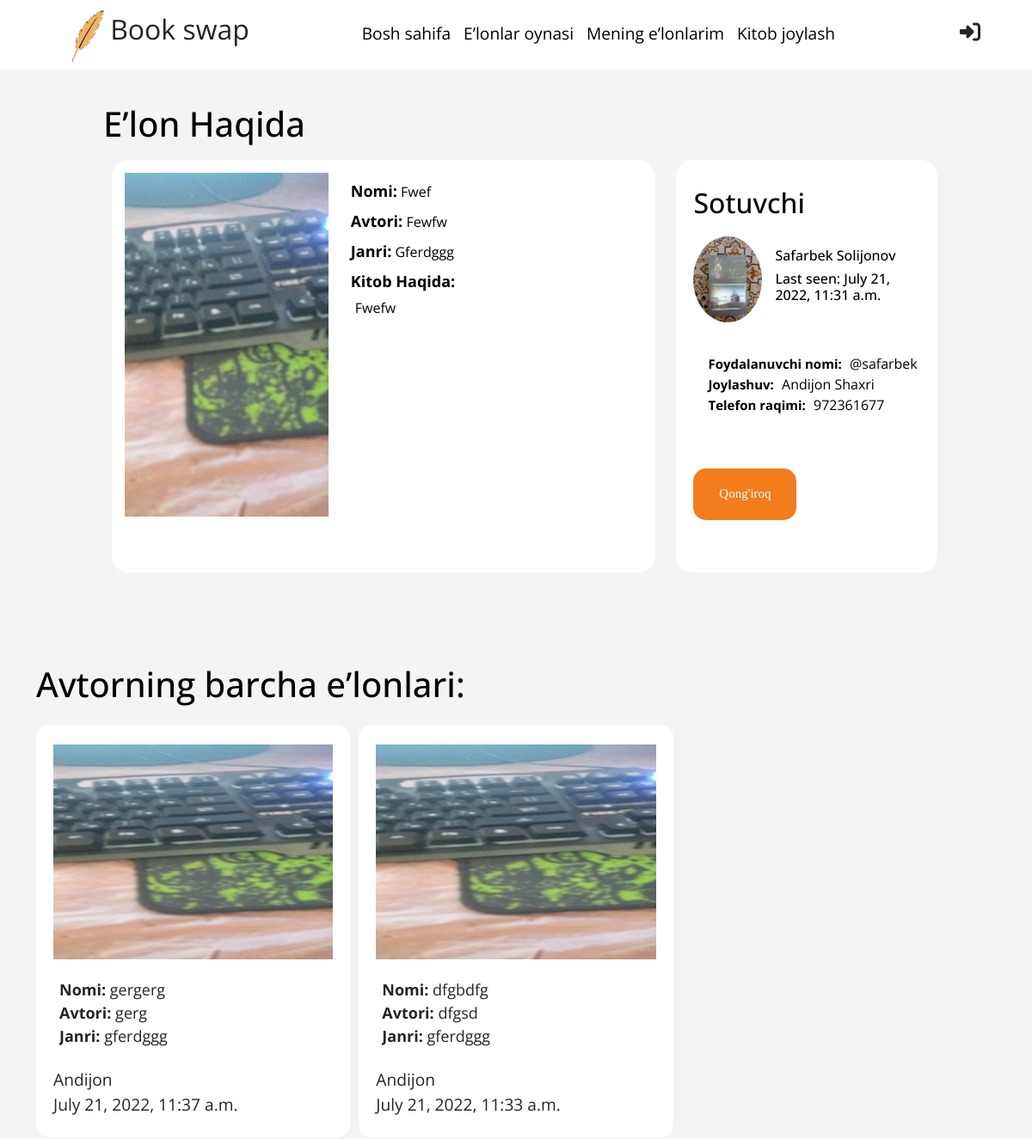
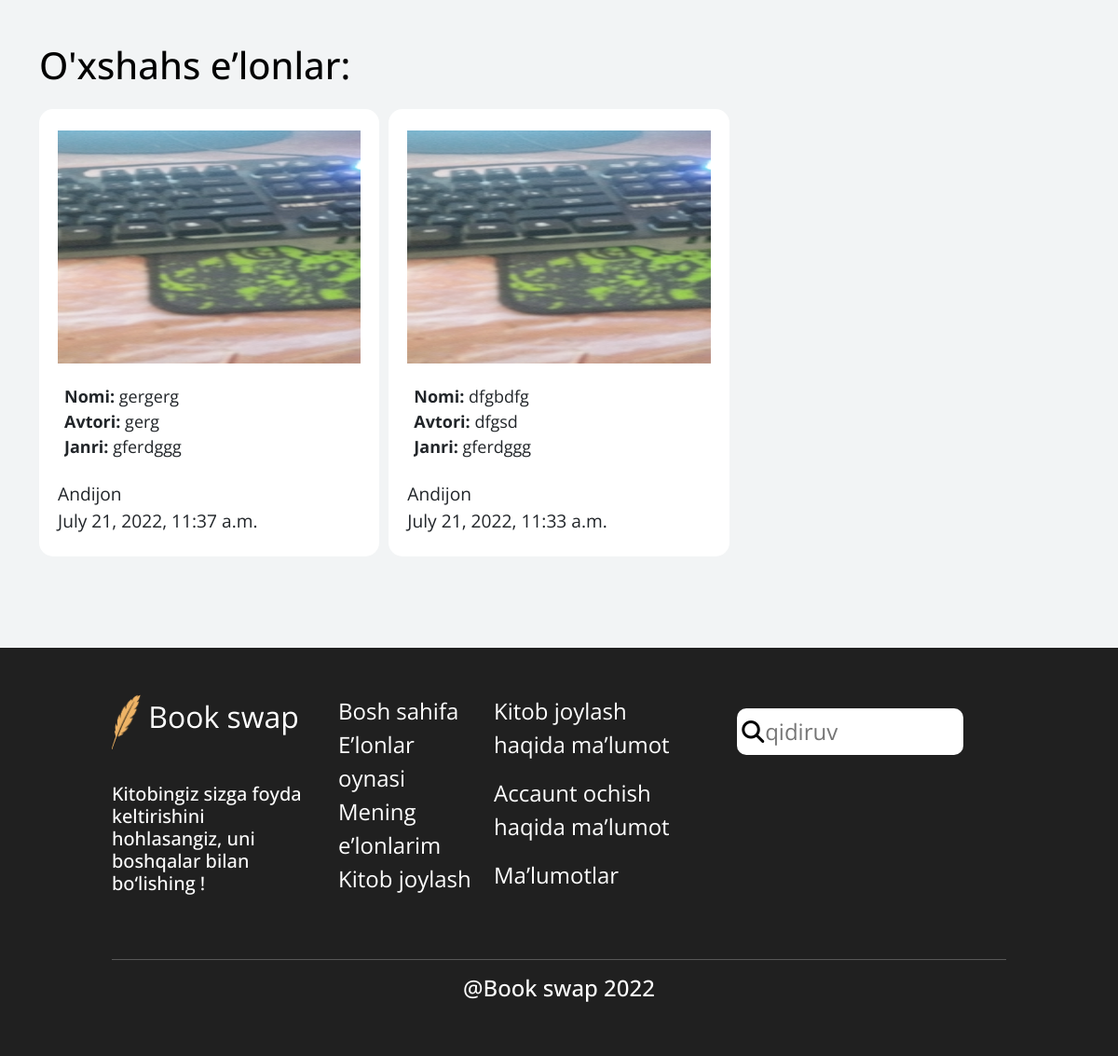
Screenshot of /book-list/fwef with the database file from the repository (2 pictures, top to bottom).
### main/models.py (models this page shows, shortened)
class Book(models.Model):
    ADDRESS = (
		('Andijon', 'Andijon'),
		('Namangan', 'Namangan'),
		('Samarqand', 'Samarqand'),
		('Tashkent', 'Tashkent'),
		('Jizzax', 'Jizzax'),
		('Surxondaryo', 'Surxondaryo'),
		('Navoiy', 'Navoiy'),
		('Xorazm', 'Xorazm'),
		('Qashqadaryo', 'Qashqadaryo'),
		('Buxoro', 'Buxoro'),
		('Sirdaryo', 'Sirdaryo'),
		('Fargona', 'Fargona'),
	)
    author = models.ForeignKey(User, on_delete=models.CASCADE, related_name="books", default=None, null=True)
    slug = models.SlugField("Slug", max_length=256, blank=True, unique=True)
    title = models.CharField("Title", max_length=256)
    author_pen = models.CharField("Book Author", max_length=100)
    location = models.CharField('loacation', max_length=256,  choices=ADDRESS)
    genre = models.ForeignKey(Genre, on_delete=models.CASCADE, related_name="books", default=None, null=True)
    description = models.TextField("Description", max_length=200)
    image = models.ImageField("Image", upload_to="book_images")
    created_at = models.DateTimeField("Created time", auto_now_add=True)
    likes_count = models.PositiveIntegerField("Likes", default=0)
    is_checked = models.BooleanField(default=False)
    is_ban = models.BooleanField(default=False)
    class Meta:
        ordering = ['-id']
        db_table = "book"
        unique_together = ["slug"]
        verbose_name = "book"
        verbose_name_plural = "books"

class Genre(models.Model):
    title = models.CharField("Title", max_length=256)
    slug = models.SlugField("Slug", max_length=256, blank=True)
    def __str__(self):
        return f"{self.title}"
    class Meta:
        db_table = "genre"
        verbose_name = "genre"
        verbose_name_plural = "genres"

### account/models.py (models this page shows, shortened)
class User(AbstractUser):
	GENDER = (
		('Ayol', 'Ayol'),
		('Erkak', 'Erkak'),
	)
	ADDRESS = (
		('Andijon', 'Andijon'),
		('Namangan', 'Namangan'),
		('Samarqand', 'Samarqand'),
		('Tashkent', 'Tashkent'),
		('Jizzax', 'Jizzax'),
		('Surxondaryo', 'Surxondaryo'),
		('Navoiy', 'Navoiy'),
		('Xorazm', 'Xorazm'),
		('Qashqadaryo', 'Qashqadaryo'),
		('Buxoro', 'Buxoro'),
		('Sirdaryo', 'Sirdaryo'),
		('Fargona', 'Fargona'),
	)
	name = models.CharField("Name", max_length=256)
	surname = models.CharField("Surname", max_length=256)
	username = models.CharField("Username", max_length=256, unique=True, null=True)
	age = models.PositiveIntegerField("Age", null=True)
	phone = models.CharField("Phone", max_length=18)
	avatar = models.ImageField("Image", upload_to="user-images/", null=True, blank=True, default='default.png')
	gender = models.CharField("Gender", max_length=128, choices=GENDER)
	address = models.CharField("Address", max_length=128, choices=ADDRESS)
	created_at = models.DateTimeField("Created at", auto_now_add=True)
	updated_at = models.DateTimeField("Updated_at", auto_now=True)
	USERNAME_FIELD = "username"
	first_name = None
	last_name = None
	class Meta:
		db_table = "user"
		verbose_name = "user"
		verbose_name_plural = "users"

### main/views.py (the view)
# urls.py: path('book-list/<slug:slug>', views.BookView, name="detail"),
def BookView(request, slug):
    book = Book.objects.select_related('genre', 'author').get(slug=slug)
    author_books = Book.objects.select_related('genre', 'author').exclude(slug = slug).filter(is_checked = True, author = book.author)[:4]
    related_books = Book.objects.select_related('genre', 'author').exclude(slug = slug).filter(is_checked = True, genre=book.genre)[:4]
    if book.is_checked == True or request.user.is_staff or book.author == request.user:
        context = {
            "object": book,
            "books": related_books,
            "author_books": author_books
        }
    return render(request, "advert/detail.html", context)

### templates/advert/detail.html
{% extends "advert/base.html" %}
{% load static %}
{% block content %}
<header>
  <section class="add_advert">
    <h1>E’lon Haqida</h1>
    <div class="row">
      <div class="col-lg-8">
        <div class="white-card">
          <div class="row">
            <div class="col-sm-5">
              <img src="{{object.image.url}}" alt="" style="max-height: 400px; width: 100%;">
            </div>
            <div class="col-sm-7">
              <ul class="about-book" style="text-transform:capitalize;">
                <li>
                  <strong>Nomi:</strong>
                  <span>{{object.title}}</span>
                </li>
                <li>
                  <strong>Avtori:</strong>
                  <span>{{object.author_pen}}</span>
                </li>
                <li>
                  <strong>Janri:</strong>
                  <span>{{object.genre}}</span>
                </li>
                <li>
                  <strong>Kitob haqida:</strong>
                  <br>
                  <p>{{object.description}}</p>
                </li>
              </ul>
            </div>
          </div>
        </div>
      </div>
      <div class="col-lg-4">
        <div class="white-card">
          <div class="about-user">
            <h2 class="mr-3">Sotuvchi </h2>
            <div class="user-componet">
              <img src="{{object.author.avatar.url}}" alt="">
              <div class="user-bio">
                <h3 style="text-transform: capitalize;">{{object.author.name}} {{object.author.surname}}</h3>
                <h5>Last seen: {{object.author.updated_at }}</h5>
              </div>
            </div>
            <ul>
              <li>
                <strong>Foydalanuvchi nomi:</strong>
                <span>@{{object.author.username }}</span>
              </li>
              <li>
                <strong>Joylashuv:</strong>
                <span>{{object.author.address}} Shaxri</span>
              </li>
              <li>
                <strong>Telefon raqimi:</strong>
                <span>{{object.author.phone}}</span>
              </li>
            </ul>
            <br>
            <a href="tel: {{object.author.phone}}" class="text-light">
              <button class="btn">
                Qong'iroq
              </button>
            </a>
          </div>
        </div>
      </div>
    </div>
  </section>
  <br><br>
</header>
<div class="container">
  <section class="advert-section mt-5">
    {% if author_books %}
    <h1>Avtorning barcha e’lonlari:</h1>
    {% endif %}
    <div class="owl-carousel owl-theme">
      {% for book in author_books%}
      <div class="item d-inline">
        <a href="{% url 'main:detail' book.slug %}" class="text-dark" style="text-decoration: none;">
          <div class="advert-box">
            <img src="{{book.image.url}}" alt="">
            <ul>
              <li>
                <strong>Nomi:</strong>
                <span>{{book.title}}</span>
              </li>
              <li>
                <strong>Avtori:</strong>
                <span>{{book.author_pen}}</span>
              </li>
              <li>
                <strong>Janri:</strong>
                <span>{{book.genre}}</span>
              </li>
            </ul>
            <span class="about-box">{{book.author.address}} <br> {{book.created_at}}</span>
          </div>
        </a>
      </div>
      {% endfor %}
    </div>
  </section>
  <section class="advert-section mt-5">
    {% if books %}
    <h1>O'xshahs e’lonlar:</h1>
    {% endif %}
    <div class="owl-carousel owl-theme">
      {% for book in author_books%}
      <div class="item d-inline">
        <a href="{% url 'main:detail' book.slug %}" class="text-dark" style="text-decoration: none;">
          <div class="advert-box">
            <img src="{{book.image.url}}" alt="">
            <ul>
              <li>
                <strong>Nomi:</strong>
                <span>{{book.title}}</span>
              </li>
              <li>
                <strong>Avtori:</strong>
                <span>{{book.author_pen}}</span>
              </li>
              <li>
                <strong>Janri:</strong>
                <span>{{book.genre}}</span>
              </li>
            </ul>
            <span class="about-box">{{book.author.address}} <br> {{book.created_at}}</span>
          </div>
        </a>
      </div>
      {% endfor %}
    </div>
  </section>
  <br><br>
</div>
{% endblock %}

### assets/css/style.css (style rules this page uses)
* { font-family: 'Open Sans', sans-serif; font-style: normal; }
html { width: 100vw; min-height: 100vh; overflow-x: hidden; }
body { width: 100vw; min-height: 100vh; margin: 0; padding: 0; box-sizing: border-box; font-family: Canaro; font-weight: 600, Semi Bold; overflow-x: hidden !important; }
body.page { background-color: #F2F4F5; color: #000; }
header { margin: 120px 10% 0 10%; }
.container .advert-section .advert-box { margin-top: 15px; height: 580px; display: flex; border-radius: 15px; background-color: #fff; padding: 20px; flex-direction: column; align-content: space-around; justify-content: space-around; }
.container .advert-section .advert-box img { width: 100%; min-height: 150px; max-height: 250px; }
.container .advert-section .advert-box ul { margin-left: -25px; margin-top: 15px; list-style: none; font-size: 22px; }
.container .advert-section .advert-box ul li { white-space: nowrap; width: 100%; overflow: hidden; text-overflow: ellipsis; }
.container .advert-section .advert-box .about-box { font-size: larger; }
header .add_advert .white-card { width: 100%; min-height: 480px; margin: 10px; padding: 15px; padding: 28px 32px; border-radius: 20px; background-color: #ffffff; }
header .add_advert .white-card .about-user { display: flex; min-height: 420px; flex-direction: column; padding: 2%; justify-content: space-evenly; }
header .add_advert .input-group button, .white-card button { width: 240px; height: 60px; color: #fff; font-family: 'Canaro'; font-style: normal; font-weight: 400; font-size: 24px; line-height: 29px; border-radius: 15px !important; padding: 10px; background-color: #f27d1d; justify-content: flex-end; }
header .add_advert .white-card .about-book { list-style: none; font-size: x-large; margin-left: -30px; }
header .add_advert .white-card .about-book li { margin-top: 15px; }
header .add_advert .white-card .about-book li strong { font-size: xx-large; }
header .add_advert .white-card .about-book li p { margin-top: 5px; margin-left: 5px; }
.white-card .about-user .user-componet { display: flex; }
.white-card .about-user .user-componet img { width: 100px; height: 100px; border-radius: 50%; }
.white-card .about-user .user-componet .user-bio { display: flex; margin-left: 15px; font-size: larger; flex-direction: column; justify-content: center; }
.white-card .about-user ul { margin-top: 25px; margin-left: -15px; list-style: none; font-size: 20px; }
.white-card .about-user ul li { margin-top: 10px; }
.white-card .about-user ul li strong { font-size: 22px; margin-right: 5px; }
@media (max-width: 1600px) { .container .advert-section .advert-box ul { margin-left: -25px; margin-top: 15px; list-style: none; font-size: 18px; } }
@media (max-width: 1600px) { .container .advert-section .advert-box .about-box { font-size: larger; } }
@media (max-width: 1600px) { header .add_advert .input-group button, .white-card .about-user button { font-size: 14px; } }
@media (max-width: 1440px) { .white-card .about-user .user-componet .user-bio h3 { font-size: larger; } }
@media (max-width: 1440px) { .white-card .about-user ul li { margin-top: 5px; } }
@media (max-width: 1440px) { .white-card .about-user ul li strong { font-size: 20px; } }
@media (max-width: 1440px) { header .add_advert .input-group button, .white-card .about-user button { width: 120px; height: 60px; font-weight: 400; font-size: 18px; } }
@media (max-width: 1290px) { .container .advert-section .advert-box { height: 480px; } }
@media (max-width: 1290px) { header .add_advert .white-card { padding: 15px; } }
@media (max-width: 1290px) { .white-card .about-user .user-componet .user-bio h3 { font-size: medium; } }
@media (max-width: 1290px) { .white-card .about-user .user-componet .user-bio h5 { font-size: medium; } }
@media (max-width: 1290px) { .white-card .about-user ul li { margin-top: 0px; font-size: medium; } }
@media (max-width: 1290px) { .white-card .about-user ul li strong { font-size: 15px; } }
@media (max-width: 1290px) { header .add_advert .white-card .about-book { font-size: medium; } }
@media (max-width: 1290px) { header .add_advert .white-card .about-book li { margin-top: 8px; } }
@media (max-width: 1290px) { header .add_advert .white-card .about-book li strong { font-size: large; } }
@media (max-width: 1290px) { header .add_advert .input-group button, .white-card .about-user button { width: 120px; height: 60px; font-weight: 400; font-size: 15px; } }

### rows the page displays
Book: image (picture), title "Fwef", author_pen "Fewfw", genre "Gferdggg", description "Fwefw", author.avatar (picture), author.name "Safarbek", author.surname "Solijonov", author.updated_at "July 21, 2022, 11:31 a.m.", author.username "safarbek", author.address "Andijon", author.phone "972361677"
Book: image (picture), title "gergerg", author_pen "gerg", genre "gferdggg", author.address "Andijon", created_at "July 21, 2022, 11:37 a.m."
Book: image (picture), title "dfgbdfg", author_pen "dfgsd", genre "gferdggg", author.address "Andijon", created_at "July 21, 2022, 11:33 a.m."
